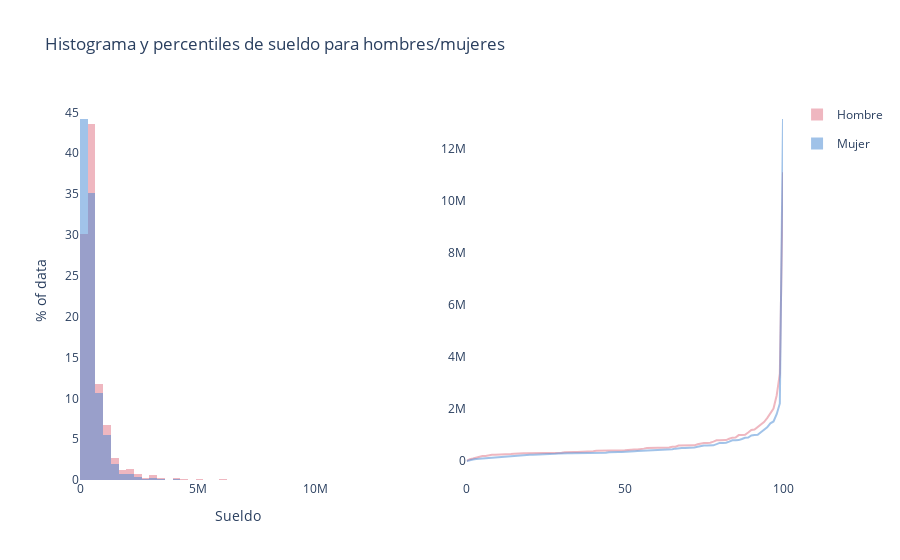

The code cell stored with this chart in its notebook:
### Code cell
fig_dict, dist = dplot.compare_numerical_features(datos, [target], groupby=feature, nbins=40, plot_hist=True, plot_inv_cdf=True)
fig_dict[target].update_layout(xaxis_title='Sueldo', title='Histograma y percentiles de sueldo para hombres/mujeres')
fig_dict[target].show()

py.plot(fig_dict[target], filename=f"hist_sueldo_{feature}", auto_open=True)
